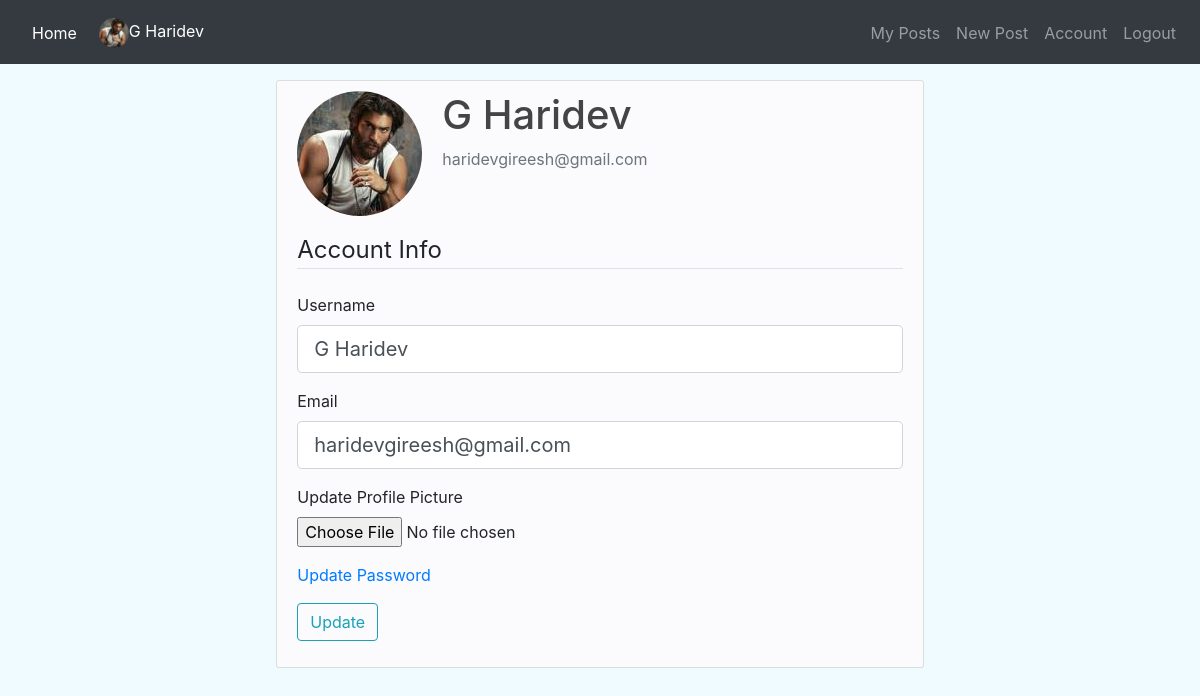
Page /account (signed in) on the committed database.
### app/models.py (models this page shows, shortened)
class User(db.Model, UserMixin):
    id = db.Column(db.Integer, primary_key=True)
    username = db.Column(db.String(20), unique=True, nullable=False)
    email = db.Column(db.String(120), unique=True, nullable=False)
    image_file = db.Column(db.String(20), nullable=False, default='default.jpg')
    password = db.Column(db.String(60), nullable=False)
    posts = db.relationship('Post', backref='author', lazy=True)

### app/users/routes.py (the view)
@users.route("/account", methods=['GET', 'POST'])
@login_required
def account():
    form = UpdateAccountForm()
    if form.validate_on_submit():
        if form.picture.data:
            picture_file = save_picture(form.picture.data)
            current_user.image_file = picture_file
        current_user.username = form.username.data
        current_user.email = form.email.data.lower()
        db.session.commit()
        flash('Your account has been updated!', 'success')
        return redirect(url_for('users.account'))
    elif request.method =='GET':
        form.username.data = current_user.username
        form.email.data = current_user.email
    image_file = url_for('static', filename='profile_pics/' + current_user.image_file)
    return render_template("account.html", title='Account', image_file=image_file, account_active='active', form=form)

### app/users/forms.py (shortened to what this page needs)
class UpdateAccountForm(FlaskForm):
    username = StringField('Username', validators=[DataRequired(), Length(min=2, max=20)])
    email = StringField('Email', validators=[DataRequired(), Email()])
    picture = FileField('Update Profile Picture', validators=[FileAllowed(['jpg','png','jpeg'])])
    submit = SubmitField('Update')

### app/models.py (called while the page is built)
@login_manager.user_loader
def load_user(user_id):
    return User.query.get(int(user_id))

### app/templates/account.html (shortened to what this page needs)
{% extends "layout.html" %}
{% block content %}
	<div class="container content-section col-lg-7 align-self-center">
			<div class="media">
			<img class="rounded-circle account-img img-fluid" src="{{ image_file }}">
			<div class="media-body">
				<h2 class="account-heading">{{ current_user.username }}</h2>
				<p class="text-secondary">{{ current_user.email }}</p>
			</div>
		</div>
	        <form method="POST" action="" enctype="multipart/form-data">
            <fieldset class="form-group">
                <legend class="border-bottom mb-4">Account Info</legend>
                <div class="form-group">
                    {{ form.username.label(class="form-control-label") }}
                    {% if form.username.errors %}
                        {{ form.username(class="form-control form-control-lg is-invalid") }}
                        <div class="invalid-feedback">
                            {% for error in form.username.errors %}
                                <span>{{ error }}</span>
                            {% endfor %}
                        </div>
                    {% else %}
                        {{ form.username(class="form-control form-control-lg") }}
                    {% endif %}
                </div>
                <div class="form-group">
                    {{ form.email.label(class="form-control-label") }}
                    {% if form.email.errors %}
                        {{ form.email(class="form-control form-control-lg is-invalid") }}
                        <div class="invalid-feedback">
                            {% for error in form.email.errors %}
                                <span>{{ error }}</span>
                            {% endfor %}
                        </div>
                    {% else %}
                        {{ form.email(class="form-control form-control-lg") }}
                    {% endif %}
                </div>
                <div class="form-group">
                    {{ form.picture.label() }}
                    {{ form.picture(class='form-control-file') }}
                </div>
                <div>
                	<a href="{{ url_for('users.update_password') }}">Update Password</a>
                </div>
            </fieldset>
            <div class="form-group">
                {{ form.submit(class="btn btn-outline-info") }}
            </div>
        </form>
	</div>
{% endblock content %}

### app/templates/layout.html (shortened to what this page needs)
<!DOCTYPE html>
<html lang="en">
<head>
    <link rel="stylesheet" href="https://stackpath.bootstrapcdn.com/bootstrap/4.2.1/css/bootstrap.min.css">
    <link rel="stylesheet" href="{{ url_for('static',filename='main.css')}}">
</head>
    <body style="background-color: #f0fbff;">
      <nav class="navbar sticky-top navbar-expand-md navbar-dark bg-dark">
        <a href="{{ url_for('main.home')}}" class="nav-item nav-link">Home</a>
      {% if current_user.is_authenticated %}
          <a href="{{ url_for('users.account')}}" style="margin-left: -10px;" class="nav-item nav-link float-left"><img class="acnt-img rounded-circle" style="height:30px;width:30px;" src="{{ url_for('static', filename='profile_pics/' + current_user.image_file) }}" alt="{{current_user.username}}">{{current_user.username}}</a>
      {% endif %}
        <div class="collapse navbar-collapse" id="navbarCollapse">
            <div class="navbar-nav ml-auto">
              {% if not current_user.is_authenticated %}
                <a class="nav-item nav-link" href="{{ url_for('users.login') }}">Login</a>
                <a class="nav-item nav-link" href="{{ url_for('users.signup') }}">Sign Up</a>
              {% else %}
                <a class="nav-item nav-link" href="{{ url_for('users.user_posts', username = current_user.username ) }}">My Posts</a>
                <a class="nav-item nav-link" href="{{ url_for('posts.new_post')}} ">New Post</a>
                <a class="nav-item nav-link" href="{{ url_for('users.account')}} ">Account</a>
                <a class="nav-item nav-link" data-toggle="modal" data-target="#logoutModal">Logout</a>
              {% endif %}
            </div>
        </div>
    </nav>
          <main role="main" class="container">
{% block content %}
{% endblock %}
</main>
    </body>
</html>

### app/static/main.css (style rules this page uses)
h1, h2, h3, h4, h5, h6 { color: #444444; }
.content-section { background: #fbfafc; padding: 10px 20px; border: 1px solid #dddddd; border-radius: 3px; margin-bottom: 20px; margin-top: 1rem; }
.account-img { height: 125px; width: 125px; margin-right: 20px; margin-bottom: 16px; }
.account-heading { font-size: 2.5rem; }
.nav-link { margin-top: 2px; color: white; }
.nav-item { margin-top: 2px; color: white; }

### rows in the picture
User: image_file (picture), username "G Haridev", email "haridevgireesh@gmail.com"
